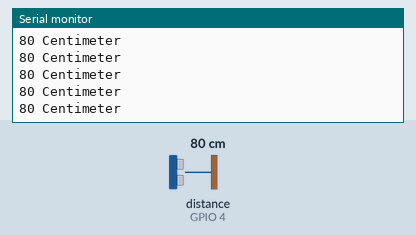
Bench run of a sketch on a simulated ESP32. Parts: the last lines printed to the serial monitor. Wiring (inferred from the names in the program): ultrasonic range finder: trigger GPIO 2; echo GPIO 4. Inputs (shaded band) come from the test bench; at power-on: distance to the obstacle (sensor on GPIO 4) 80 cm. The echo pulse lasts 58.3 µs per cm; WiFi joins after 1.5 s; servers stay silent unless stated.

Above: at 3.0 s.
3.1 s: distance to the obstacle (sensor on GPIO 4) set to 2 cm
At 3.41 s:
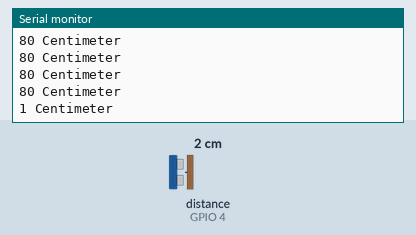
4.6 s: distance to the obstacle (sensor on GPIO 4) set to 4 cm
At 4.62 s:
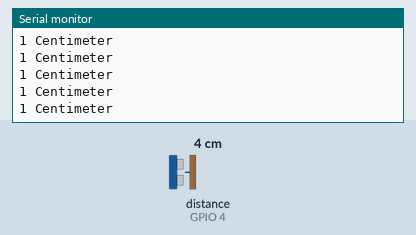
Timing chart, 0 to 7.6 s (numbered marks = the images above; inputs shaded):
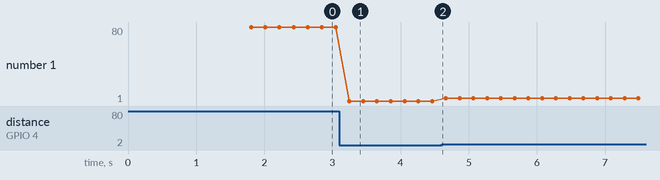

Measured:
- after the input at 3.1 s, the serial monitor: prints a new line after 0.15 s (image 1)
- plotted number 1: 80 → 1 after the input at 3.1 s, 1 → 4 after the input at 4.6 s

The sketch:

smartParking.ino
```cpp
#define BLYNK_TEMPLATE_ID "TMPL3Qaz55FmO"
#define BLYNK_TEMPLATE_NAME "Smart Parking"
#include <WiFi.h>
#include <BlynkSimpleEsp32.h>

#define TRIGGER 2  // GPIO 2 for Trigger
#define ECHO 4     // GPIO 4 for Echo

#define BLYNK_PRINT Serial

char auth[] = "YCNTkhmW6f5wck7DSPl2nzELVaqk2JVK";
char ssid[] = "Shree";
char pass[] = "12344321";

void setup() {
  Serial.begin(9600);
  Blynk.begin(auth, ssid, pass, "blynk.cloud", 80);

  pinMode(TRIGGER, OUTPUT);
  pinMode(ECHO, INPUT);
}

void loop() {
  long duration, distance;

  digitalWrite(TRIGGER, LOW);
  delayMicroseconds(2);

  digitalWrite(TRIGGER, HIGH);
  delayMicroseconds(10);

  digitalWrite(TRIGGER, LOW);
  duration = pulseIn(ECHO, HIGH);
  distance = (duration / 2) / 29.1;

  // Display distance on V0
  Blynk.virtualWrite(V0, distance);

  if (distance <= 40) {
    Blynk.virtualWrite(V1, 1);  // Occupied
    Blynk.virtualWrite(V2, 1);  // LED On
  } else {
    Blynk.virtualWrite(V1, 0);  // Not Occupied
    Blynk.virtualWrite(V2, 0);  // LED Off
  }

  Serial.print(distance);
  Serial.println(" Centimeter");

  Blynk.run();  // Process Blynk
  delay(200);   // Control loop speed
}
```
